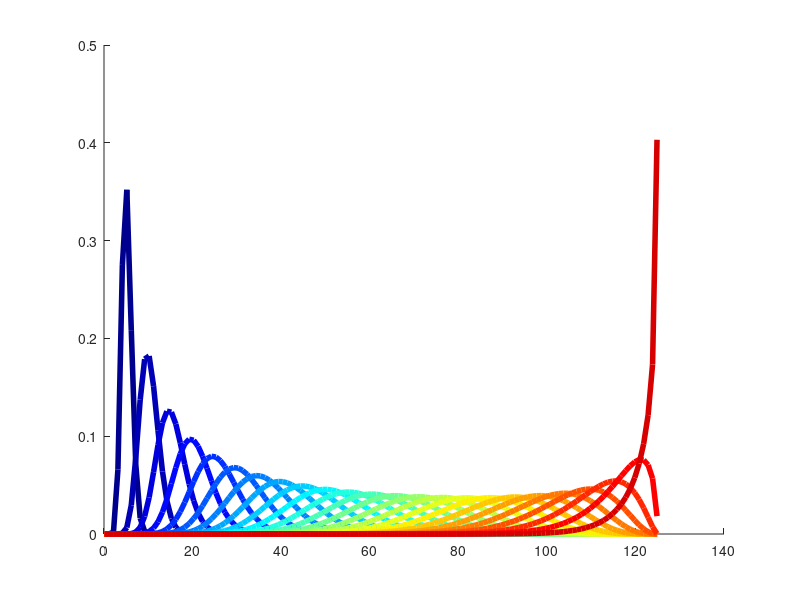
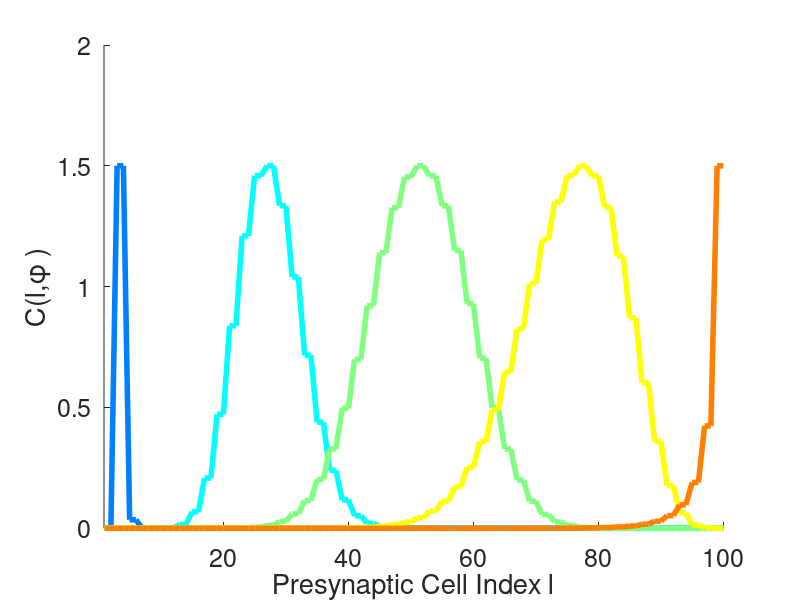

These charts were generated, in order, by the following MATLAB code:
%using a beta distribution for the frequency tuning of cells in EGp

load Parms_clust_int %assuming same presy_Frq_tunes for all Parms_
%same result for Parms_wedge_int.mat; just using the nubmers Nf, etc

fr_min=0;
fr_max=125; %in Hz

xrv=(0.001: .998/(fr_max-fr_min-1): 0.999)';
%xrv=(5/(fr_max-fr_min) : 100/(fr_max-fr_min)/50 : 105/(fr_max-fr_min))';

fr_v=xrv*(fr_max-fr_min)+fr_min;

os_ind=5;
cc=jet(length(fr_v));
sc=20;

figure
hold on
for j=(os_ind+1):(length(fr_v)-3)
    yrv=betapdf(xrv,sc,sc*(1-xrv(j))/xrv(j));
    tunCrv(:,j-os_ind)=yrv./(fr_max-fr_min);
    if(mod(j,5)==1)
        plot(fr_v,tunCrv(:,j-os_ind),'color',cc(j-os_ind,:),'LineWidth',4)
    end
end

% -- determ strength of aff input based on freq tuning --
fr_v=xrv*(fr_max-fr_min)+fr_min; %can change xrv, range of beta [0,1]
frq=5; %small chirp, freq in Hz
frq_b=(frq-fr_min)/(fr_max-fr_min);
yrv=betapdf(xrv,sc,sc*(1-frq_b)/frq_b);
tungCrv_low=yrv./(fr_max-fr_min);
frq=117.778; %big chirp
frq_b=(frq-fr_min)/(fr_max-fr_min);
yrv=betapdf(xrv,sc,sc*(1-frq_b)/frq_b);
tungCrv_hi=yrv./(fr_max-fr_min);

xrvF=(presy_Frq_tuned-fr_min)./(fr_max-fr_min);
cc1=jet(5);%jet(length(unique(presy_Frq_tuned)));
tunCrvFrq=zeros(length(xrvF),5);
frq_v=(2.5/2:2.5:125-2.5/2)';
%other Figure; used in paper
figure
hold on
kind=1;
for k=2:12:50
    frq_S=(frq_v(k)-fr_min)./(fr_max-fr_min);
    
    yrv=betapdf(xrvF,sc,sc*(1-frq_S)/frq_S);
    tunCrvFrq(:,kind)=yrv./(fr_max-fr_min);
    tunCrvFrq(:,kind)=1.5*tunCrvFrq(:,kind)./max(tunCrvFrq(:,kind));
    
    plot(tunCrvFrq(:,kind),'color',cc1(kind,:),'LineWidth',4)
    kind=kind+1;
end
set(gca,'FontSize',18)
set(gca,'XLim',[0.9 Nei+.1])
xlabel('Presynaptic Cell Index l')
ylabel('C(l,\phi )')



